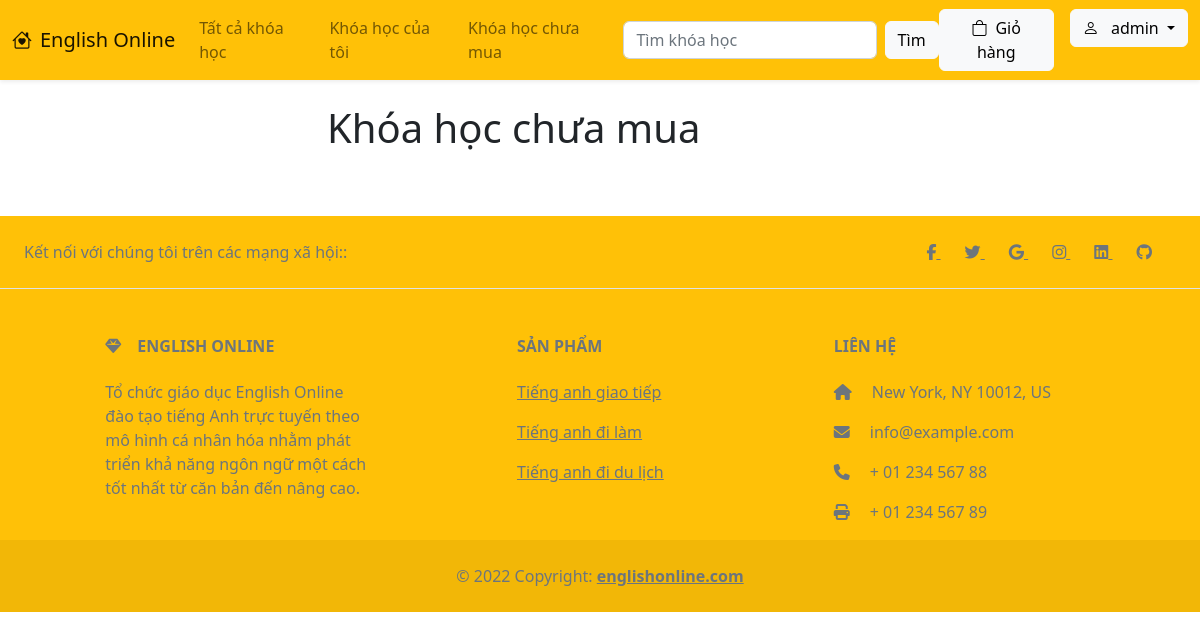
/courses-notbuy/ (signed in), run on an earlier commit of the app's database.
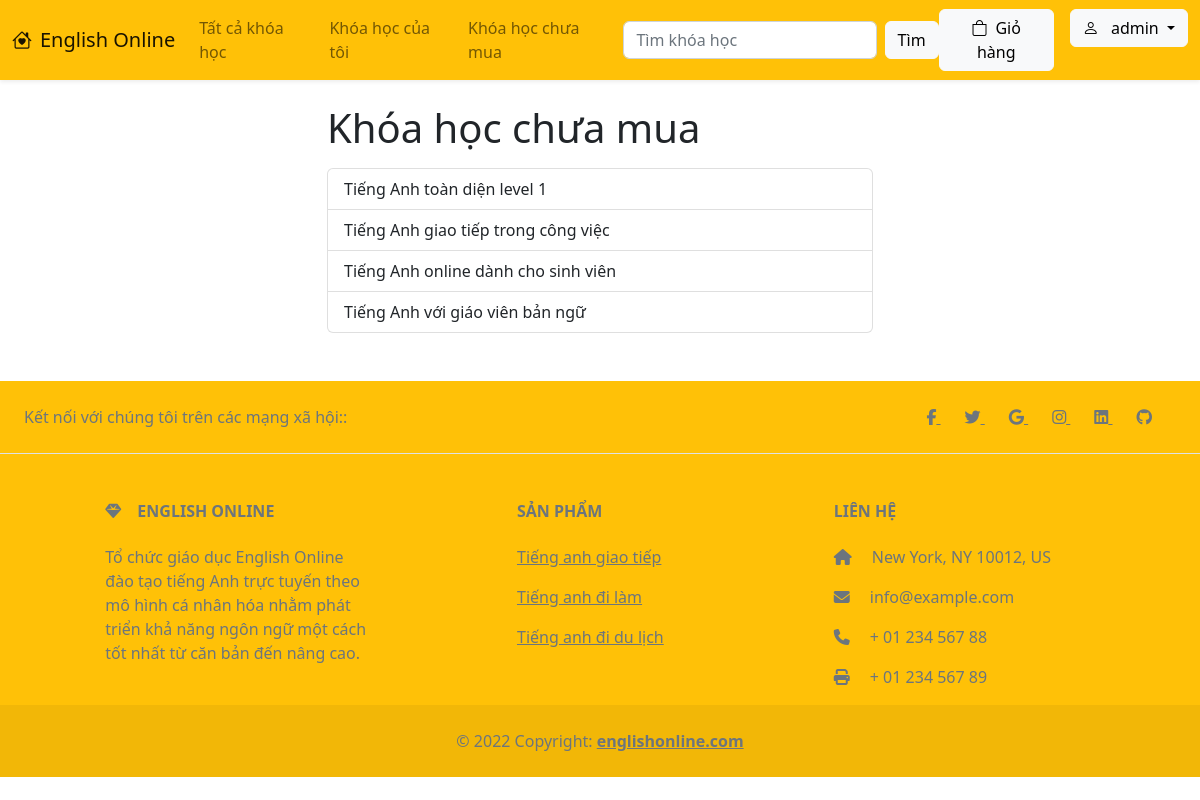
And on a later commit of the database.
### CM/models.py (models this page shows, shortened)
class Course(models.Model):
    title = models.CharField(max_length=200)
    img = models.ImageField(upload_to='images/')
    descreption = models.CharField(max_length=1000)
    price = models.IntegerField()
    videos = models.ManyToManyField('Video', blank=True)
    tag_name = models.CharField(max_length=20, blank=True, null=True)

### CM/views.py (the view)
# urls.py: path('courses-notbuy/', views.course_notbuy, name='course_notbuy'),
def course_notbuy(request):
    courses = Course.objects.all().exclude(usercourse__user=request.user, usercourse__status='purchased')
    context = {
        'courses': courses
    }
    return render(request, 'course_notbuy.html', context)

### CM/templates/course_notbuy.html
{% extends 'base.html' %}
{% block content %}
<div class="container">
    <div class="row justify-content-center">
        <div class="col-12 col-lg-6 col-md-8">
            <h1 class="mb-3">Khóa học chưa mua</h1>
            <ul class="list-group">
                {% for course in courses %}
                    <a href="{% url 'course_detail' course.id %}" class="list-group-item list-group-item-action">
                        {{ course.title }}
                    </a>
                {% endfor %}
            </ul>
        </div>
    </div>
</div>
{% endblock%}

What changed in the data, as far as the page shows it:
added Course: title "Tiếng Anh toàn diện level 1"
added Course: title "Tiếng Anh giao tiếp trong công việc"
added Course: title "Tiếng Anh online dành cho sinh viên"
added Course: title "Tiếng Anh với giáo viên bản ngữ"
